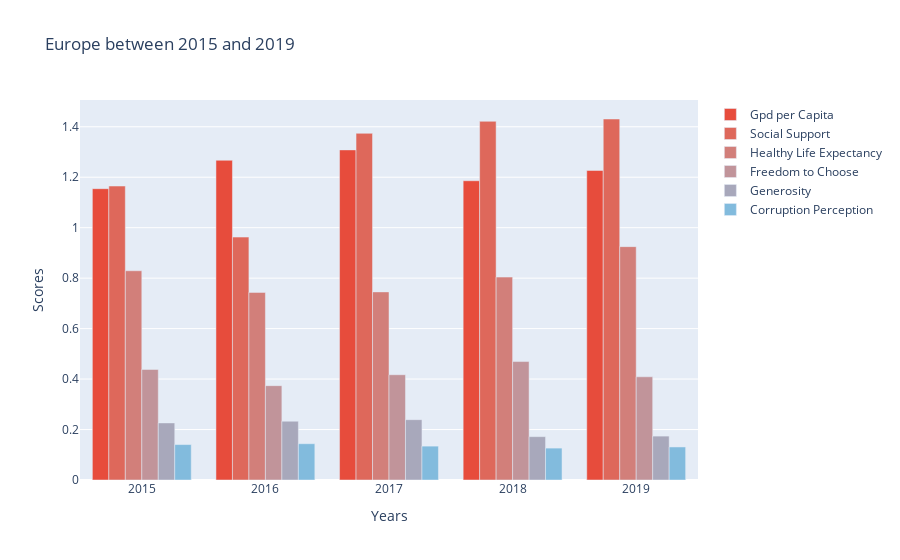

Source (notebook cell):
### Code cell
gpd = go.Bar(x = europemean['year'],
             y = europemean['gdp_per_capita'],
             name = 'Gpd per Capita',
             marker = {'color': '#e74c3c'})
social = go.Bar(x = europemean['year'],
                y = europemean['social_support'],
                name = 'Social Support',
                marker = {'color': '#de685b'})
healthy = go.Bar(x = europemean['year'],
                 y = europemean['healthy_life_expectancy'],
                 name = 'Healthy Life Expectancy',
                 marker = {'color': '#d27f7a'})
freedom = go.Bar(x = europemean['year'],
                 y = europemean['freedom_to_choose'],
                 name = 'Freedom to Choose',
                 marker = {'color': '#c1949a'})                
generosity = go.Bar(x = europemean['year'],
                    y = europemean['generosity'],
                    name = 'Generosity',
                    marker = {'color': '#a8a8bb'})
corruption = go.Bar(x = europemean['year'],
                    y = europemean['corruption_perceptions'],
                    name = 'Corruption Perception',
                    marker = {'color': '#82bbdd'})
data = [gpd, social, healthy, freedom, generosity, corruption]

layout = go.Layout(title = 'Europe between 2015 and 2019',
                   xaxis = {'title': 'Years'},
                   yaxis = {'title': 'Scores'},
                   barmode = 'group')
fig = go.Figure(data=data, layout=layout)
py.iplot(fig)

### Figure 1 — Plotly figure (JSON) as saved in the notebook; plotly's stock layout.template omitted (floating-point values rounded to 4 significant figures)
{"data": [{"marker": {"color": "#e74c3c"}, "name": "Gpd per Capita", "type": "bar", "x": [2015, 2016, 2017, 2018, 2019], "y": [1.155, 1.267, 1.308, 1.186, 1.227]}, {"marker": {"color": "#de685b"}, "name": "Social Support", "type": "bar", "x": [2015, 2016, 2017, 2018, 2019], "y": [1.165, 0.9628, 1.374, 1.422, 1.431]}, {"marker": {"color": "#d27f7a"}, "name": "Healthy Life Expectancy", "type": "bar", "x": [2015, 2016, 2017, 2018, 2019], "y": [0.8293, 0.7436, 0.7455, 0.8042, 0.9249]}, {"marker": {"color": "#c1949a"}, "name": "Freedom to Choose", "type": "bar", "x": [2015, 2016, 2017, 2018, 2019], "y": [0.4382, 0.3739, 0.4172, 0.4695, 0.409]}, {"marker": {"color": "#a8a8bb"}, "name": "Generosity", "type": "bar", "x": [2015, 2016, 2017, 2018, 2019], "y": [0.2262, 0.2331, 0.2391, 0.1718, 0.174]}, {"marker": {"color": "#82bbdd"}, "name": "Corruption Perception", "type": "bar", "x": [2015, 2016, 2017, 2018, 2019], "y": [0.1404, 0.1438, 0.1342, 0.1264, 0.131]}], "layout": {"barmode": "group", "title": {"text": "Europe between 2015 and 2019"}, "xaxis": {"title": {"text": "Years"}}, "yaxis": {"title": {"text": "Scores"}}}}
